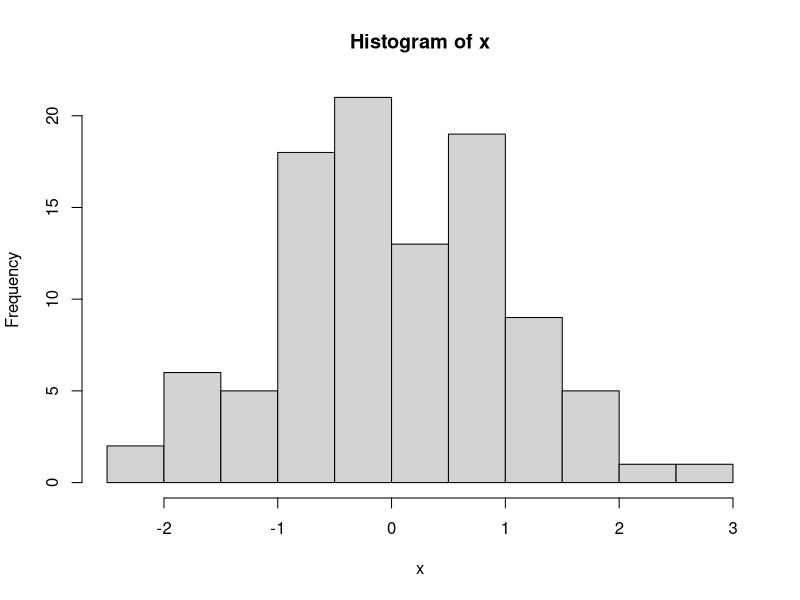

Write the R code that produced this figure.
## ---- chunk 1
x <- rnorm(100,0,1)
hist(x)
